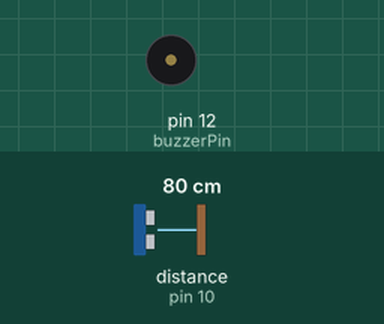
Recording of a sketch running on a simulated Arduino Uno, built with avr-gcc and run on an emulated ATmega328P. Parts: buzzer (waves = sounding, pin HIGH). Wiring (inferred from the names in the program): ultrasonic range finder: trigger pin 9; echo pin 10. The inputs (shaded band) are chosen by the test bench; at power-on: distance to the obstacle (sensor on pin 10) 80 cm. The echo pulse lasts 58.3 µs per cm; pins used as bus, display or sensor lines are not drawn.

Above: at 1.2 s.
1.3 s: distance to the obstacle (sensor on pin 10) set to 54 cm
2.8 s: distance to the obstacle (sensor on pin 10) set to 47 cm
At 3.8 s:
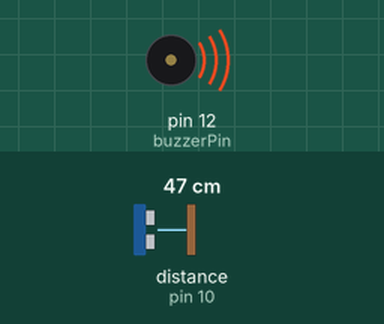
4.3 s: distance to the obstacle (sensor on pin 10) set to 60 cm
At 5.5 s:
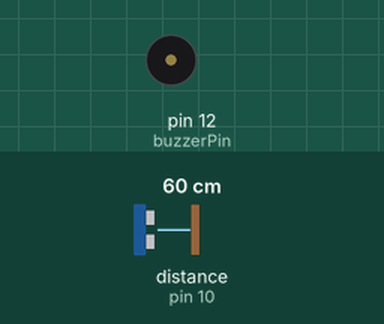
5.8 s: distance to the obstacle (sensor on pin 10) set to 2 cm
At 6.2 s:
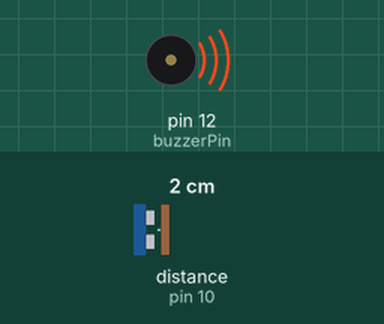
Timing chart, 0 to 8.3 s (numbered marks = the images above; inputs shaded):
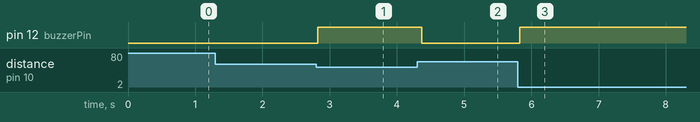

The sketch:

SENSOR_BUZZER.ino
```cpp
#include <Wire.h>
//#include <LiquidCrystal_I2C.h>
const int trigPin = 9;
const int echoPin = 10;
const int buzzerPin = 12;
const int camTriggerPin = 13;

void setup() {
  pinMode(trigPin, OUTPUT);
  pinMode(echoPin, INPUT);
  pinMode(buzzerPin, OUTPUT);
  pinMode(camTriggerPin, OUTPUT);
  // Initialize LCD if you are using it
  // lcd.begin(13, 2);
}


float getDistance() {
  digitalWrite(trigPin, LOW);
  delayMicroseconds(2);

  digitalWrite(trigPin, HIGH);
  delayMicroseconds(10);
  digitalWrite(trigPin, LOW);

  float duration = pulseIn(echoPin, HIGH);
  float distance = duration * 0.034 / 2;  // Calculate the distance in centimeters

  return distance;
}

void loop() {
  float distance = getDistance();
  if (distance <= 50) {
    digitalWrite(buzzerPin, HIGH);       // Activate the buzzer
    digitalWrite(camTriggerPin, HIGH);  // Trigger the ESP32CAM
  } else {
    digitalWrite(buzzerPin, LOW);        // Deactivate the buzzer
    digitalWrite(camTriggerPin, LOW);   // Turn off the ESP32CAM trigger
  }

  // Optional: Display the distance on an LCD
  // lcd.setCursor(0, 0);
  // lcd.print("Distance: ");
  // lcd.print(distance);
  // lcd.print(" cm");

  delay(100);
}
```

Measured:
- the behaviour switches between 51 and 50 cm on distance to the obstacle (sensor on pin 10) (found by bisection; images 0 and 1)
- after the input at 1.3 s, every drawn part: stays the same
- after the input at 2.8 s, pin 12 (buzzerPin): LOW → HIGH at once
- after the input at 4.3 s, pin 12 (buzzerPin): HIGH → LOW after 0.07 s
- after the input at 5.8 s, pin 12 (buzzerPin): LOW → HIGH at once
